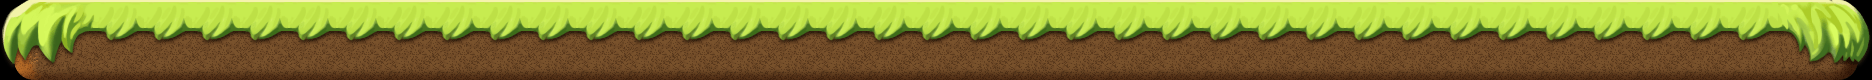

Below is a game level as drawn by its tile map, then a one-line description and the .tmx file that defines it, in full:
An orthogonal 39x5 tile map with 48x16 px tiles, 1 tile layer (Tile Layer 1) and 1 object.

<map version="1.0" orientation="orthogonal" renderorder="right-down" width="39" height="5" tilewidth="48" tileheight="16" nextobjectid="2">
 <tileset firstgid="1" name="ground" tilewidth="48" tileheight="80" tilecount="5" columns="5">
  <image source="ground.png" width="240" height="80" />
 </tileset>
 <layer name="Tile Layer 1" width="39" height="5">
  <data>
   <tile gid="0" />
   <tile gid="0" />
   <tile gid="0" />
   <tile gid="0" />
   <tile gid="0" />
   <tile gid="0" />
   <tile gid="0" />
   <tile gid="0" />
   <tile gid="0" />
   <tile gid="0" />
   <tile gid="0" />
   <tile gid="0" />
   <tile gid="0" />
   <tile gid="0" />
   <tile gid="0" />
   <tile gid="0" />
   <tile gid="0" />
   <tile gid="0" />
   <tile gid="0" />
   <tile gid="0" />
   <tile gid="0" />
   <tile gid="0" />
   <tile gid="0" />
   <tile gid="0" />
   <tile gid="0" />
   <tile gid="0" />
   <tile gid="0" />
   <tile gid="0" />
   <tile gid="0" />
   <tile gid="0" />
   <tile gid="0" />
   <tile gid="0" />
   <tile gid="0" />
   <tile gid="0" />
   <tile gid="0" />
   <tile gid="0" />
   <tile gid="0" />
   <tile gid="0" />
   <tile gid="0" />
   <tile gid="0" />
   <tile gid="0" />
   <tile gid="0" />
   <tile gid="0" />
   <tile gid="0" />
   <tile gid="0" />
   <tile gid="0" />
   <tile gid="0" />
   <tile gid="0" />
   <tile gid="0" />
   <tile gid="0" />
   <tile gid="0" />
   <tile gid="0" />
   <tile gid="0" />
   <tile gid="0" />
   <tile gid="0" />
   <tile gid="0" />
   <tile gid="0" />
   <tile gid="0" />
   <tile gid="0" />
   <tile gid="0" />
   <tile gid="0" />
   <tile gid="0" />
   <tile gid="0" />
   <tile gid="0" />
   <tile gid="0" />
   <tile gid="0" />
   <tile gid="0" />
   <tile gid="0" />
   <tile gid="0" />
   <tile gid="0" />
   <tile gid="0" />
   <tile gid="0" />
   <tile gid="0" />
   <tile gid="0" />
   <tile gid="0" />
   <tile gid="0" />
   <tile gid="0" />
   <tile gid="0" />
   <tile gid="0" />
   <tile gid="0" />
   <tile gid="0" />
   <tile gid="0" />
   <tile gid="0" />
   <tile gid="0" />
   <tile gid="0" />
   <tile gid="0" />
   <tile gid="0" />
   <tile gid="0" />
   <tile gid="0" />
   <tile gid="0" />
   <tile gid="0" />
   <tile gid="0" />
   <tile gid="0" />
   <tile gid="0" />
   <tile gid="0" />
   <tile gid="0" />
   <tile gid="0" />
   <tile gid="0" />
   <tile gid="0" />
   <tile gid="0" />
   <tile gid="0" />
   <tile gid="0" />
   <tile gid="0" />
   <tile gid="0" />
   <tile gid="0" />
   <tile gid="0" />
   <tile gid="0" />
   <tile gid="0" />
   <tile gid="0" />
   <tile gid="0" />
   <tile gid="0" />
   <tile gid="0" />
   <tile gid="0" />
   <tile gid="0" />
   <tile gid="0" />
   <tile gid="0" />
   <tile gid="0" />
   <tile gid="0" />
   <tile gid="0" />
   <tile gid="0" />
   <tile gid="0" />
   <tile gid="0" />
   <tile gid="0" />
   <tile gid="0" />
   <tile gid="0" />
   <tile gid="0" />
   <tile gid="0" />
   <tile gid="0" />
   <tile gid="0" />
   <tile gid="0" />
   <tile gid="0" />
   <tile gid="0" />
   <tile gid="0" />
   <tile gid="0" />
   <tile gid="0" />
   <tile gid="0" />
   <tile gid="0" />
   <tile gid="0" />
   <tile gid="0" />
   <tile gid="0" />
   <tile gid="0" />
   <tile gid="0" />
   <tile gid="0" />
   <tile gid="0" />
   <tile gid="0" />
   <tile gid="0" />
   <tile gid="0" />
   <tile gid="0" />
   <tile gid="0" />
   <tile gid="0" />
   <tile gid="0" />
   <tile gid="0" />
   <tile gid="0" />
   <tile gid="0" />
   <tile gid="0" />
   <tile gid="0" />
   <tile gid="1" />
   <tile gid="2" />
   <tile gid="3" />
   <tile gid="3" />
   <tile gid="3" />
   <tile gid="3" />
   <tile gid="3" />
   <tile gid="3" />
   <tile gid="3" />
   <tile gid="3" />
   <tile gid="3" />
   <tile gid="3" />
   <tile gid="3" />
   <tile gid="3" />
   <tile gid="3" />
   <tile gid="3" />
   <tile gid="3" />
   <tile gid="3" />
   <tile gid="3" />
   <tile gid="3" />
   <tile gid="3" />
   <tile gid="3" />
   <tile gid="3" />
   <tile gid="3" />
   <tile gid="3" />
   <tile gid="3" />
   <tile gid="3" />
   <tile gid="3" />
   <tile gid="3" />
   <tile gid="3" />
   <tile gid="3" />
   <tile gid="3" />
   <tile gid="3" />
   <tile gid="3" />
   <tile gid="3" />
   <tile gid="3" />
   <tile gid="3" />
   <tile gid="4" />
   <tile gid="5" />
  </data>
 </layer>
 <objectgroup name="Object Layer 1" visible="0">
  <object id="1" x="0" y="0" width="1872" height="32" />
 </objectgroup>
 <objectgroup name="Object Layer 2" />
</map>
